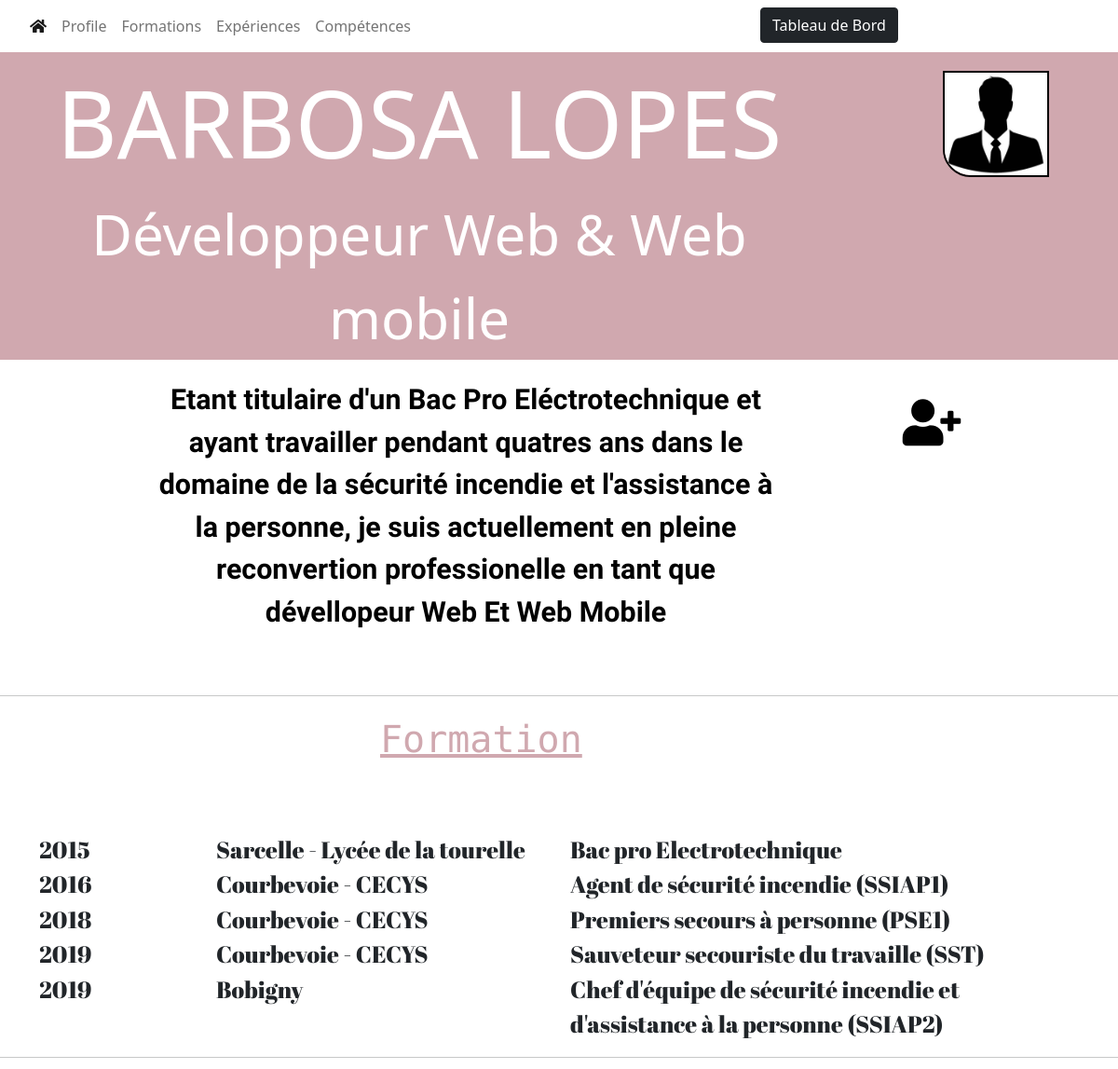
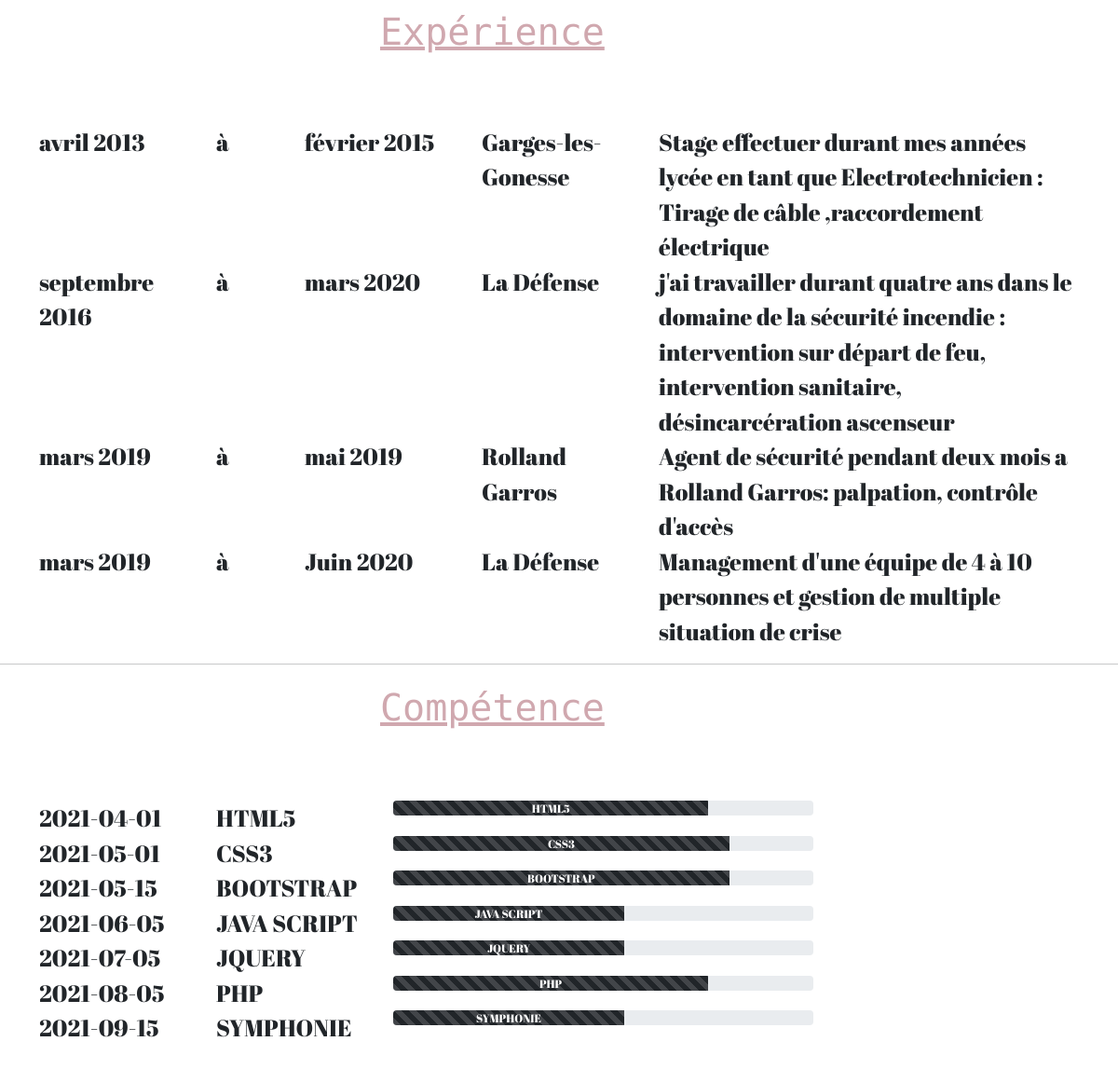
The page / on the database its author committed (2 pictures, top to bottom).
### tables this page shows
CREATE TABLE `profile` (
  `id` int(10) UNSIGNED NOT NULL,
  `nom` varchar(50) NOT NULL,
  `prenom` varchar(50) NOT NULL,
  `age` varchar(50) NOT NULL,
  `email` varchar(50) NOT NULL,
  `photo` varchar(50) DEFAULT NULL,
  `adresse` varchar(200) DEFAULT NULL,
  `ville` varchar(30) NOT NULL,
  `codepostal` int(11) NOT NULL,
  `pays` varchar(20) NOT NULL,
  `numero` varchar(20) NOT NULL,
  `emploi` varchar(50) DEFAULT NULL,
  `apropos` text
);

CREATE TABLE `formation` (
  `id` int(10) UNSIGNED NOT NULL,
  `annee` int(10) NOT NULL,
  `lieu` varchar(250) NOT NULL,
  `nomform` varchar(250) NOT NULL
);

CREATE TABLE `experience` (
  `id` int(10) UNSIGNED NOT NULL,
  `debut` varchar(250) NOT NULL,
  `fin` varchar(250) NOT NULL,
  `lieu` varchar(250) NOT NULL,
  `poste` varchar(250) DEFAULT NULL,
  `descriptif` text
);

CREATE TABLE `competence` (
  `id` int(10) UNSIGNED NOT NULL,
  `comp` varchar(50) NOT NULL,
  `dates` varchar(50) NOT NULL,
  `niveau` varchar(50) NOT NULL
);

### index.php (the view, shortened to what this page needs)
<?php
require_once('backend/config/connexion.php');
$sql1 = 'SELECT * FROM `profile`';
$sql2 = 'SELECT * FROM `competence`';
$sql3 = 'SELECT * FROM `experience`';
$sql4 = 'SELECT * FROM `formation`';
$query1 = $bdd->prepare($sql1);
$query2 = $bdd->prepare($sql2);
$query3 = $bdd->prepare($sql3);
$query4 = $bdd->prepare($sql4);
$query1->execute();
$query2->execute();
$query3->execute();
$query4->execute();
$result1 = $query1->fetchAll(PDO::FETCH_ASSOC);
$result2 = $query2->fetchAll(PDO::FETCH_ASSOC);
$result3 = $query3->fetchAll(PDO::FETCH_ASSOC);
$result4 = $query4->fetchAll(PDO::FETCH_ASSOC);
?>
<!DOCTYPE html>
<html lang="en">
<head>
    <link href="https://cdn.jsdelivr.net/npm/bootstrap@5.0.2/dist/css/bootstrap.min.css" rel="stylesheet">
    <link rel="stylesheet" href="https://cdnjs.cloudflare.com/ajax/libs/font-awesome/5.15.3/css/all.min.css" />
    <link rel="stylesheet" href="backend/css/index.css" />
<link href="https://fonts.googleapis.com/css2?family=Azeret+Mono:ital,wght@0,400;1,900&display=swap" rel="stylesheet"></head>
<body>
    <div class="containerfluid" id="container1">
        <div class="row" id="row1">
            <div class="col-sm-5" id="nav10">                <nav class="navbar navbar-expand-lg navbar-light bg-" id="nav21">
                    <div class="container-fluid">
                      <div class="collapse navbar-collapse" id="navbarSupportedContent">
                        <ul class="navbar-nav me-auto mb-2 mb-lg-0">
                          <li class="nav-item">
                            <a class="nav-link active" aria-current="page" href="#myidentite"><i class="fa fa-home"></i></a>
                          </li>
                          <li class="nav-item">
                            <a class="nav-link" href="#profile">Profile</a>
                          </li>
                          <li class="nav-item">
                            <a class="nav-link" href="#formationt">Formations</a>
                          </li>
                          <li class="nav-item">
                            <a class="nav-link" href="#experiencet">Expériences</a>
                          </li>
                          <li class="nav-item">
                            <a class="nav-link" href="#competencet">Compétences</a>
                          </li>
                        </ul>
                      </div>
                    </div>
                  </nav>
                </div>
             <div class="col-sm-3"></div>
             <div class="col-sm-4">
                            <button class ="btn btn-dark"id="dash1">
                                <a class="ajout" href="backend/config/dashboard.php">Tableau de Bord</a>
                            </button>
             </div>
        </div>
    </div>
    <div class="container-fluid" id="container2">
        <div class="row" id="row2">
            <div class="col-sm-9" id="myidentite">
                <?php  foreach($result1 as $r){?>
                <div class="col-sm-12" id="myname"><?=$r['nom']?>   </div>
                <div class="col-sm-12" id="myprofession"><?=$r['emploi']?></div>
            </div>
            <div class="col-sm-2">
                <img class="silouhette" src="frontend/asset/image/<?=$r['photo']?>"id="imgp">
            </div>
        <?php }?>
        </div>
    </div>
    <div class="container-fluid" id="container3">
        <div class="row" id="row3">
          <div class="col-sm-7" id="profile"><?=$r['apropos']?></div>
                <div class="col-sm-1" id="fleche">
                  <i class="fas fa-user-plus"id="fleche10"></i>
                </div>
        </div>
    </div>
    <hr>
    <div class="containerfluid" id="container4">
        <div class="row" id="row4">
            <div class="col-sm-4"></div>
            <div class="col-sm-4" id="formationt">Formation</div>
            <div class="col-sm-4"></div>
        </div>
    </div>
    <div class="container" id="container5">
        <?php  foreach($result4 as $r){?>
        <div class="row" id="row5">
            <div class="col-sm-1"><?=$r['annee']?></div>
            <div class="col-sm-1"></div>
            <div class="col-sm-4" id="datef"><?=$r['lieu']?></div>
            <div class="col-sm-5" id="datef"><?=$r['nomform']?></div>
          </div>
            <?php }?>
        </div>
    <hr>
    <div class="containerfluid" id="6">
        <div class="row" id="row6">
           <div class="col-sm-4"></div>
           <div class="col-sm-4" id="experiencet">Expérience</div>
           <div class="col-sm-4"></div>
        </div>
    </div>
    <div class="container" id="container7">
        <?php  foreach($result3 as $r){?>
        <div class="row" id="row7">
              <div class="col-sm-2" id="datef"><?=$r['debut']?></div>
              <div class="col-sm-1">à</div>
              <div class="col-sm-2" id="datef"><?=$r['fin']?></div>
              <div class="col-sm-2" id="datef"><?=$r['lieu']?></div>
              <div class="col-sm-5" id="datef"><?=$r['descriptif']?></div>
          </div>
            <?php }?>
        </div>
    <hr>
    <div class="containerfluid" id="container8">
        <div class="row" id="row8">
           <div class="col-sm-4"></div>
           <div class="col-sm-4" id="competencet">Compétence</div>
           <div class="col-sm-4"></div>
        </div>
    </div>
    <div class="container" id="container9">
        <?php  foreach($result2 as $r){?>
        <div class="row" id="row9">
             <div class="col-sm-2" id="datef"><?=$r['dates']?></div>
              <div class="col-sm-2" id="datef"><?=$r['comp']?></div>
              <div class="col-sm-5">
                  <div class="col-sm-12">
                <div class="progress">
                  <div class="progress-bar progress-bar-striped bg-dark" role="progressbar" style="width: <?=$r['niveau']?>%" aria-valuenow="30%" aria-valuemax="100"><?=$r['comp']?></div>
               </div>
                  </div>
              </div>
          </div>
            <?php }?>
        </div>
    </body>
</html>

### backend/css/index.css (style rules this page uses)
body { border: white 0px; overflow-x: hidden; }
#myname { text-align: center; font-size: 100px; }
#myprofession { color: rgb(255, 255, 255); text-align: center; font-size: 60px; }
#container2 { background-color: #d0a8af; color: white; }
#nav10 { border:0px solid white; }
#profile { color: rgb(0, 0, 0); text-align: center; margin-top: 20px; margin-left: 150px; font-size: 1.9em; font-weight: bold; padding-bottom: 50px; font-family: 'Parisienne', cursive; }
#fleche { cursor: pointer; text-align: center; font-size: 50px; margin-top: 30px; color: rgb(0, 0, 0); margin-left: 100px; }
#experiencet,#formationt,#competencet,#loisirt { font-size: 40px; color: #d0a8af; margin-bottom: 70px; text-decoration: underline; }
#row5,#row6,#row7,#row8,#row9 { font-size: 25px; }
#dash1 { margin-top: 8px; }
.ajout { color: rgb(255, 255, 255); text-decoration: none; }
.silouhette { border: 2px solid black; border-bottom-left-radius: 30px; width: 65%; margin-top: 20px; margin-left: 100px; }
#container9 { margin-bottom: 100px; }
#row5,#row7,#row9 { font-family: 'Abril Fatface', cursive; }
#row6,#row4,#row8 { font-family: 'Azeret Mono', monospace; }

### rows shown on the page
profile: nom "BARBOSA LOPES", emploi "Développeur Web & Web mobile", photo (picture), apropos "Etant titulaire d'un Bac Pro Eléctrotechnique et ayant travailler pendant quatres ans dans le domaine de la sécurité incendie et l'assistance à la personne, je suis actuellement en pleine reconvertion professionelle en tant que dévellopeur Web Et Web Mobile"
formation: annee "2015", lieu "Sarcelle - Lycée de la tourelle", nomform "Bac pro Electrotechnique"
formation: annee "2016", lieu "Courbevoie - CECYS", nomform "Agent de sécurité incendie (SSIAP1)"
formation: annee "2018", lieu "Courbevoie - CECYS", nomform "Premiers secours à personne (PSE1)"
formation: annee "2019", lieu "Courbevoie - CECYS", nomform "Sauveteur secouriste du travaille (SST)"
formation: annee "2019", lieu "Bobigny", nomform "Chef d'équipe de sécurité incendie et d'assistance à la personne (SSIAP2)"
experience: debut "avril 2013", fin "février 2015", lieu "Garges-les-Gonesse", descriptif "Stage effectuer durant mes années lycée en tant que Electrotechnicien : Tirage de câble ,raccordement électrique"
experience: debut "septembre 2016", fin "mars 2020", lieu "La Défense", descriptif "j'ai travailler durant quatre ans dans le domaine de la sécurité incendie : intervention sur départ de feu, intervention sanitaire, désincarcération ascenseur"
experience: debut "mars 2019", fin "mai 2019", lieu "Rolland Garros", descriptif "Agent de sécurité pendant deux mois a Rolland Garros: palpation, contrôle d'accès"
experience: debut "mars 2019", fin "Juin 2020", lieu "La Défense", descriptif "Management d'une équipe de 4 à 10 personnes et gestion de multiple situation de crise"
competence: dates "2021-04-01", comp "HTML5", $r['niveau'] 75 (drawn)
competence: dates "2021-05-01", comp "CSS3", $r['niveau'] 80 (drawn)
competence: dates "2021-05-15", comp "BOOTSTRAP", $r['niveau'] 80 (drawn)
competence: dates "2021-06-05", comp "JAVA SCRIPT", $r['niveau'] 55 (drawn)
competence: dates "2021-07-05", comp "JQUERY", $r['niveau'] 55 (drawn)
competence: dates "2021-08-05", comp "PHP", $r['niveau'] 75 (drawn)
competence: dates "2021-09-15", comp "SYMPHONIE", $r['niveau'] 55 (drawn)
